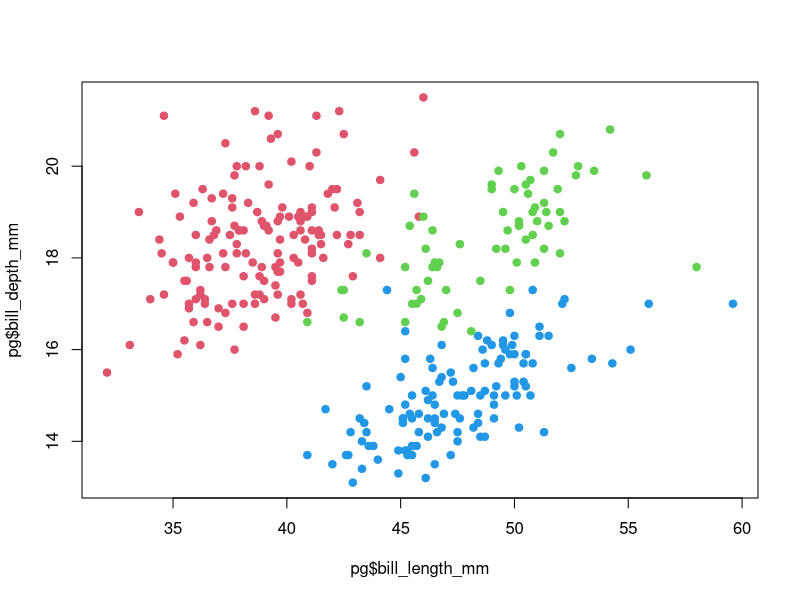
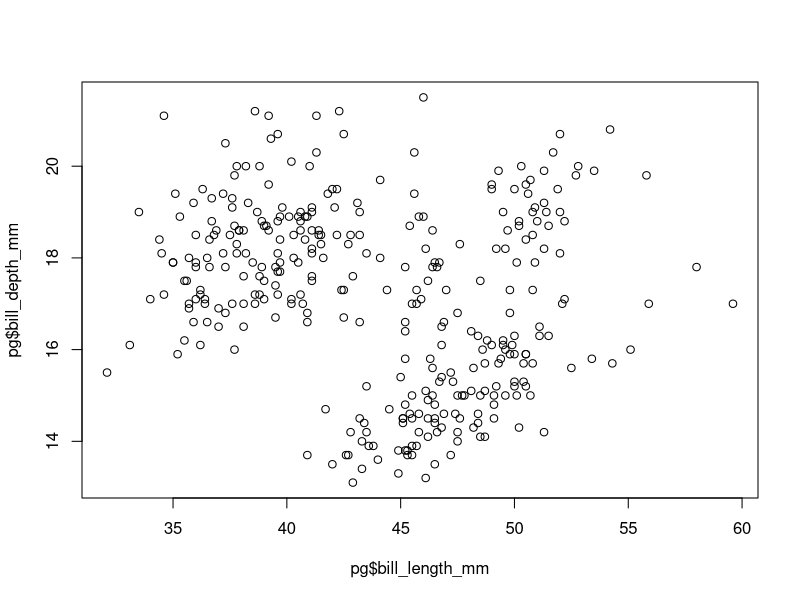

Source code (R) for these figures, in order:
## ---- chunk 1
knitr::opts_chunk$set(echo = TRUE)
## ---- chunk 2
summary(cars)
## ---- chunk 3
library(palmerpenguins)
data('penguins')
pg <- data.frame(penguins)
pg <- na.omit(pg)
plot(pg$bill_length_mm, pg$bill_depth_mm,
     pch = 19, col = as.numeric(pg$species)+1)
plot(pg$bill_length_mm, pg$bill_depth_mm)
